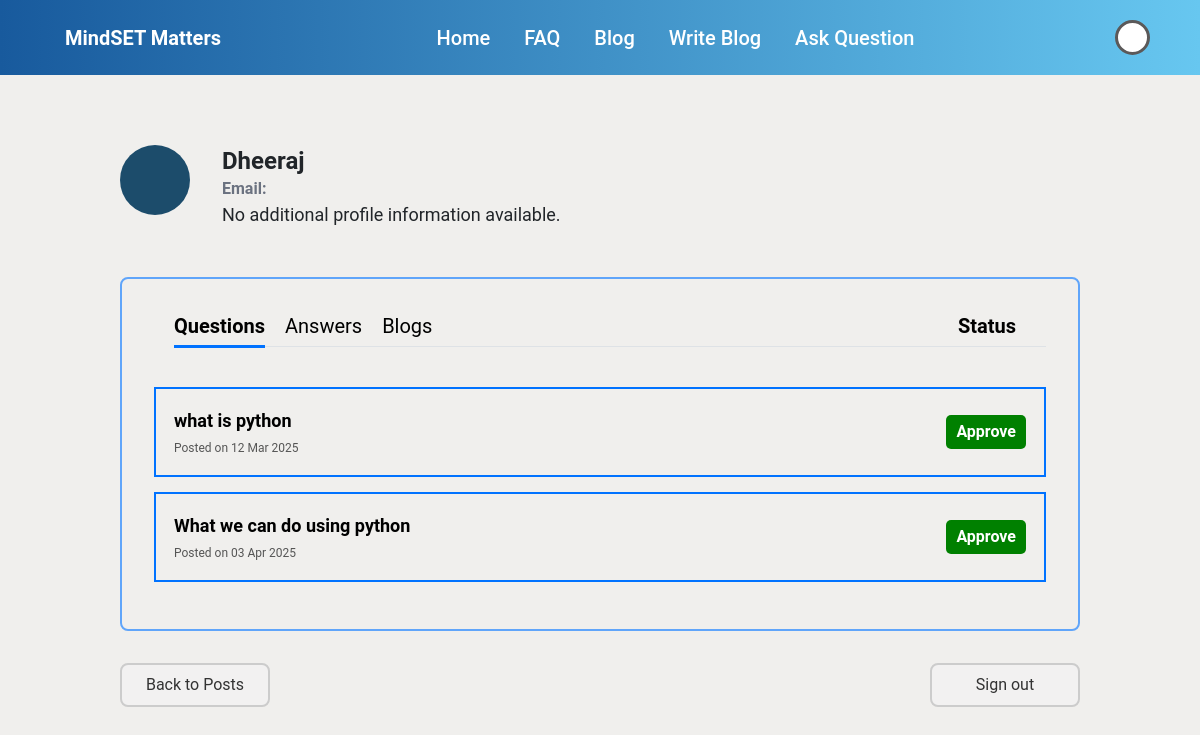
The app's page /profile/1/, older data.
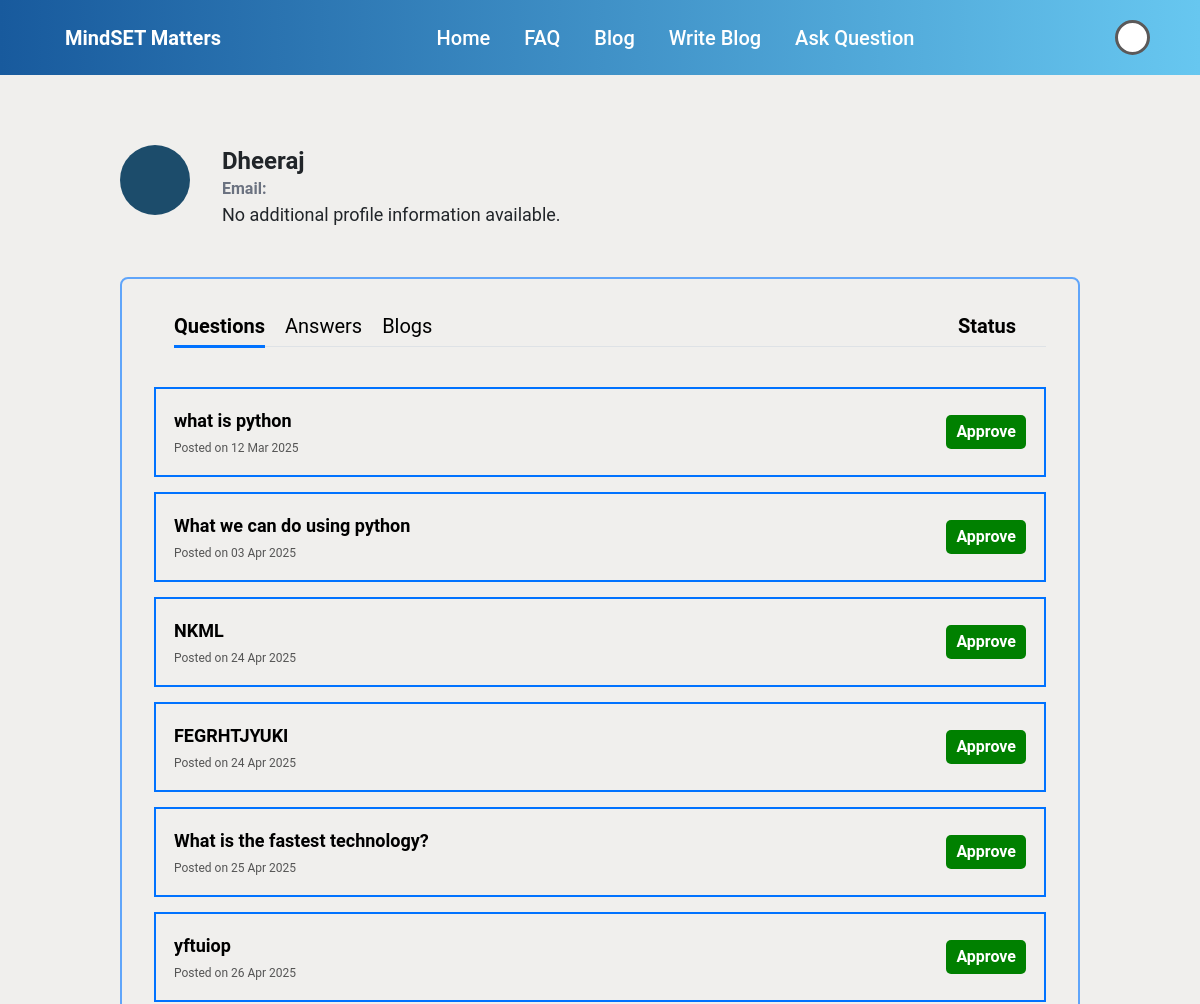
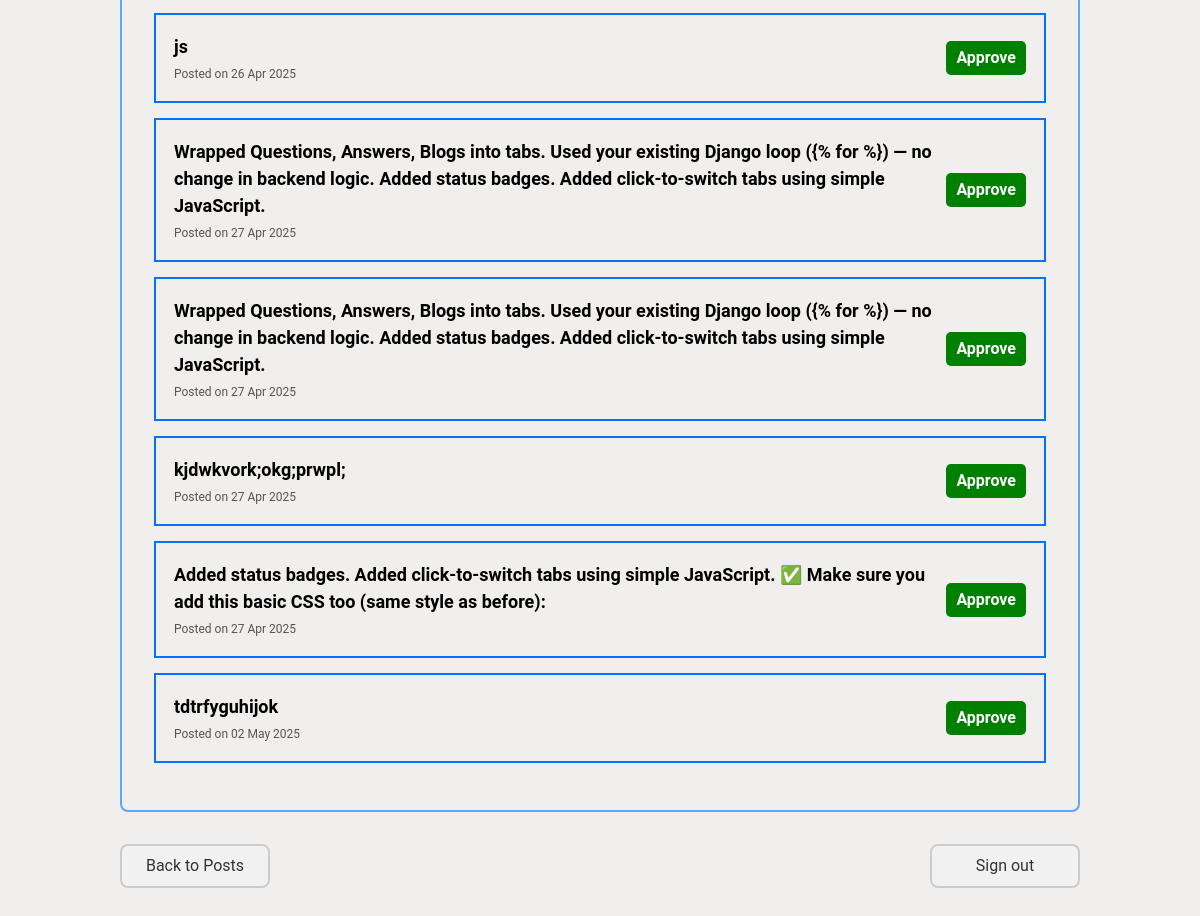
The same page, newer data (2 pictures, top to bottom).
### blogapp/models.py (models this page shows, shortened)
class Question(models.Model):
    title = models.CharField(max_length=255)
    body = models.TextField()
    author = models.ForeignKey(User, on_delete=models.CASCADE)
    created_at = models.DateTimeField(auto_now_add=True)

### blogapp/views.py (the view)
# urls.py: path('profile/<int:user_id>/', views.user_profile, name='user_profile'),
def user_profile(request, user_id):
    user_obj = get_object_or_404(User, id=user_id)
    user_data = datauser.objects.filter(user=user_obj).first()
    blogs = Post.objects.filter(author=user_id)
    questions = Question.objects.filter(author = user_obj)
    answers = Answer.objects.filter(author=user_obj)
    return render(request, 'user_profile.html', {
        'profile_user': user_obj,
        'user_data': user_data,
        'blogs': blogs,
        'questions': questions,
        'answers': answers,
    })

### blogapp/templates/user_profile.html (shortened to what this page needs)
<!DOCTYPE html>
<html lang="en">
<head>
    <link rel="stylesheet" href="https://cdn.jsdelivr.net/npm/bootstrap@5.3.0/dist/css/bootstrap.min.css">
    <script src="https://cdn.tailwindcss.com"></script>
</head>
<body>
    <nav class="navbar">
        <div class="logo"><a href="{% url 'homepage' %}"><strong>MindSET Matters</strong></a></div>
        <div class="navlinks">
            <a href="{% url 'homepage' %}" class="create-post-button">Home</a>
            <a href="{% url 'question_list' %}" class="create-post-button">FAQ</a>
            <a href="{% url 'post_list' %}" class="create-post-button">Blog</a>
            <a href="{% url 'create_post' %}" class="create-post-button">Write Blog</a>
            <a href="/ask/">Ask Question</a>
        </div>
        <div class="userprofilelogo">
          <br>
      </div>
      </nav>
    <main>
        <div class="flex items-start gap-8">
            <div class="author-initial">
            </div>
            <div>
                <p class="text-2xl font-semibold capitalize">{{ profile_user.username }}</p>
                <p><span class="font-[600] text-gray-500">Email: </span> {{ profile_user.email }}</p>
                {% if user_data %}
                <p><span class="font-[600] text-gray-500">Age: </span> {{ user_data.age }}</p>
                <p><span class="font-[600] text-gray-500">Qualification: </span> {{ user_data.qualification }}</p>
                {% else %}
                <p class="text-lg">No additional profile information available.</p>
                {% endif %}
            </div>
        </div>
        <div class="container border-2 border-blue-400 mt-12 rounded-lg p-8">
            <div class="nav-tabs">
                <div class="tab-link active" onclick="openTab('questions')">Questions</div>
                <div class="tab-link" onclick="openTab('answers')">Answers</div>
                <div class="tab-link" onclick="openTab('blogs')">Blogs</div>
                <div style="margin-left:auto; margin-right: 30px; font-weight:bold;">Status</div>
            </div>
            <div id="questions" class="tab-content active">
                <ul>
                    {% for question in questions %}
                    <li class="item">
                        <div class="item-details">
                            <a href="{% url 'question_detail' question.pk %}" class="item-title">
                                {{ question.title }}
                            </a>
                            <div class="item-footer">Posted on {{ question.created_at|date:"d M Y" }}</div>
                        </div>
                        <div class="status approve">Approve</div>
                    </li>
                    {% empty %}
                    <li>No questions posted.</li>
                    {% endfor %}
                </ul>
            </div>
        </div>
    <div class="flex justify-between mt-8">
        <a class="publish-btn" href="{% url 'post_list' %}">Back to Posts</a>
        <a class="publish-btn" href="/">Sign out</a>
    </div>
</main>
</body>
</html>

Row changes from the older to the newer data that the page shows:
added Question: title "NKML", created_at "24 Apr 2025"
added Question: title "FEGRHTJYUKI", created_at "24 Apr 2025"
added Question: title "What is the fastest technology?", created_at "25 Apr 2025"
added Question: title "yftuiop", created_at "26 Apr 2025"
added Question: title "js", created_at "26 Apr 2025"
added Question: title "Wrapped Questions, Answers, Blogs into tabs. Used your existing Django loop ({% for %}) — no change in backend logic. Added status badges. Added click-to-switch tabs using simple JavaScript.", created_at "27 Apr 2025"
added Question: title "Wrapped Questions, Answers, Blogs into tabs. Used your existing Django loop ({% for %}) — no change in backend logic. Added status badges. Added click-to-switch tabs using simple JavaScript.", created_at "27 Apr 2025"
added Question: title "kjdwkvork;okg;prwpl;", created_at "27 Apr 2025"
added Question: title "Added status badges. Added click-to-switch tabs using simple JavaScript. ✅ Make sure you add this basic CSS too (same style as before):", created_at "27 Apr 2025"
added Question: title "tdtrfyguhijok", created_at "02 May 2025"
